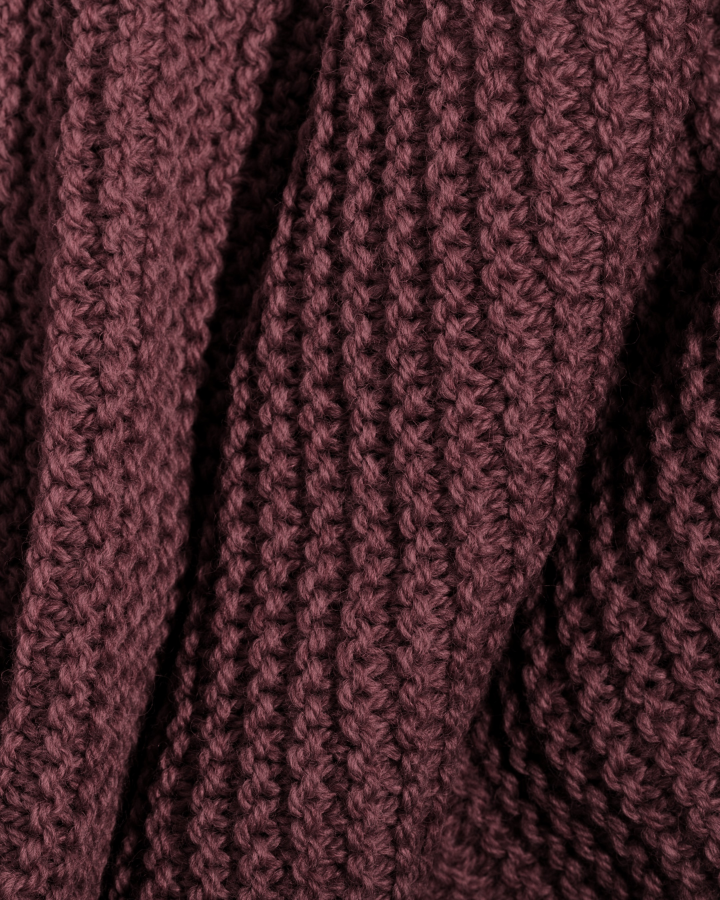
#> input picture concepts/term/img/knit_maroon.jpg, 2160 x 2700 px (shown at 1/3 size)
$ python hero_knit.py ../img/knit_maroon.jpg
#> lines starting #> are read from the running program, lines starting #| are printed output that depends on the picture; after the words box and inside, x2 and y2 are one past the last pixel; in counts of white or black regions, pixels touching at a corner belong together
"""Term hero (v3 screen): the phone lying top-down on a folded maroon school jumper.
The jumper is the uniform colour of the Form 2 card, so the prop and the product share one world.
Knit photo: Unsplash RZrVd3en1Dc (free licence), recoloured from grey-violet to uniform maroon.
Phone body, shadows and light are drawn by us; the screen is phone.html render(t).
The camera breathes in and out (1.000 -> 1.025 -> 1.000) so the 8 s loop closes on its first frame."""
import asyncio, sys, os, math, numpy as np, cv2
from playwright.async_api import async_playwright
H = os.path.dirname(os.path.abspath(__file__))
W, Hh, SS = 1080, 1350, 2
FPS, DUR = 30, 8.0
SW, SH, PAD, R = 432, 964, 13, 39          # screen size, bezel, outer radius = screen radius 26 + bezel 13
K = 0.86                                   # phone scale in the frame: leaves knit around it
CX, CY, ANG = 540, 680, -6.0               # phone centre and rotation (degrees)

def quad(w, h):
    """corners of a w x h rectangle centred on the phone, rotated, at SS scale"""
    a = math.radians(ANG); ca, sa = math.cos(a), math.sin(a)
    pts = []
    for x, y in [(-w/2, -h/2), (w/2, -h/2), (w/2, h/2), (-w/2, h/2)]:
        pts.append([(CX + K*(x*ca - y*sa))*SS, (CY + K*(x*sa + y*ca))*SS])
    return np.float32(pts)

def rrect(w, h, r, k=4):
    can = np.zeros((h*k, w*k), np.uint8); r *= k
    cv2.rectangle(can, (r, 0), (w*k-1-r, h*k-1), 255, -1)
    cv2.rectangle(can, (0, r), (w*k-1, h*k-1-r), 255, -1)
    for cx, cy in [(r, r), (w*k-1-r, r), (r, h*k-1-r), (w*k-1-r, h*k-1-r)]:
        cv2.circle(can, (cx, cy), r, 255, -1)
    return can

def warp(img, w, h, k=4, dst=None):
    src = np.float32([[0, 0], [w*k, 0], [w*k, h*k], [0, h*k]])
    M = cv2.getPerspectiveTransform(src, dst if dst is not None else quad(w, h))
    return cv2.warpPerspective(img, M, (W*SS, Hh*SS), flags=cv2.INTER_LINEAR)

# --- the set: knit, window light from the top left
knit = cv2.resize(cv2.imread(H + '/../img/knit_maroon.jpg'), (W*SS, Hh*SS), interpolation=cv2.INTER_AREA).astype(np.float32)/255
yy, xx = np.mgrid[0:Hh*SS, 0:W*SS].astype(np.float32)/SS
d = np.sqrt(((xx+120)/1500)**2 + ((yy+160)/1650)**2)
light = (1.18 - 0.62*np.clip(d, 0, 1.2))                               # bright corner, falls off to the bottom right
light *= 1 - 0.28*np.clip(np.sqrt(((xx-540)/760)**2 + ((yy-675)/900)**2) - 0.55, 0, 1)   # soft vignette
SET = np.clip(knit*light[..., None]*np.array([0.97, 0.99, 1.04]), 0, 1)  # a touch warm
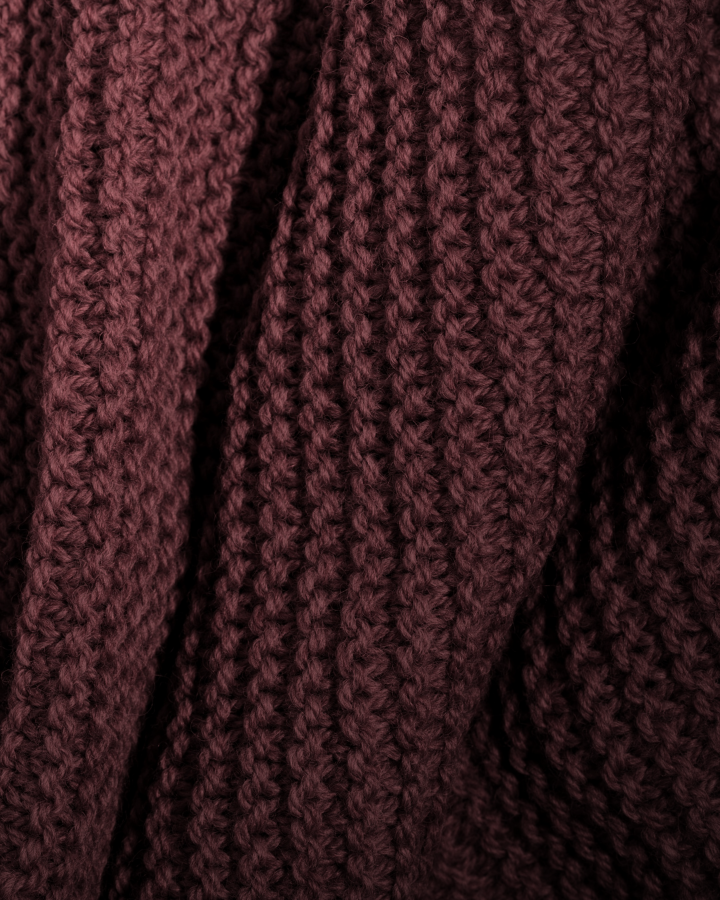
#> SET: shape (2700, 2160, 3) float64 (shown at 1/3 size); mean B, G, R 0.113, 0.104, 0.202

# --- phone body (outer), screen area, shadows
OW, OH = SW + 2*PAD, SH + 2*PAD
body = warp(rrect(OW, OH, R), OW, OH).astype(np.float32)/255
#> in rrect, `cv2.rectangle(can, (r, 0), (w*k-1-r, h*k-1), 255, -1)`: can: shape (3960, 1832); 83% white; 2 black regions, box (x1, y1, x2, y2) and area: (0, 0, 156, 3960) 617760, (1676, 0, 1832, 3960) 617760
#> in rrect, `cv2.rectangle(can, (0, r), (w*k-1, h*k-1-r), 255, -1)`: can: shape (3960, 1832); 98.7% white; 4 black regions, box (x1, y1, x2, y2) and area: (0, 0, 156, 156) 24336, (1676, 0, 1832, 156) 24336, (0, 3804, 156, 3960) 24336, (1676, 3804, 1832, 3960) 24336
#> after the loop in rrect, `for cx, cy in [(r, r), (w*k-1-r, r), (r, h*k-1-r), (w*k-1-r, h*k-1-r)]:`:
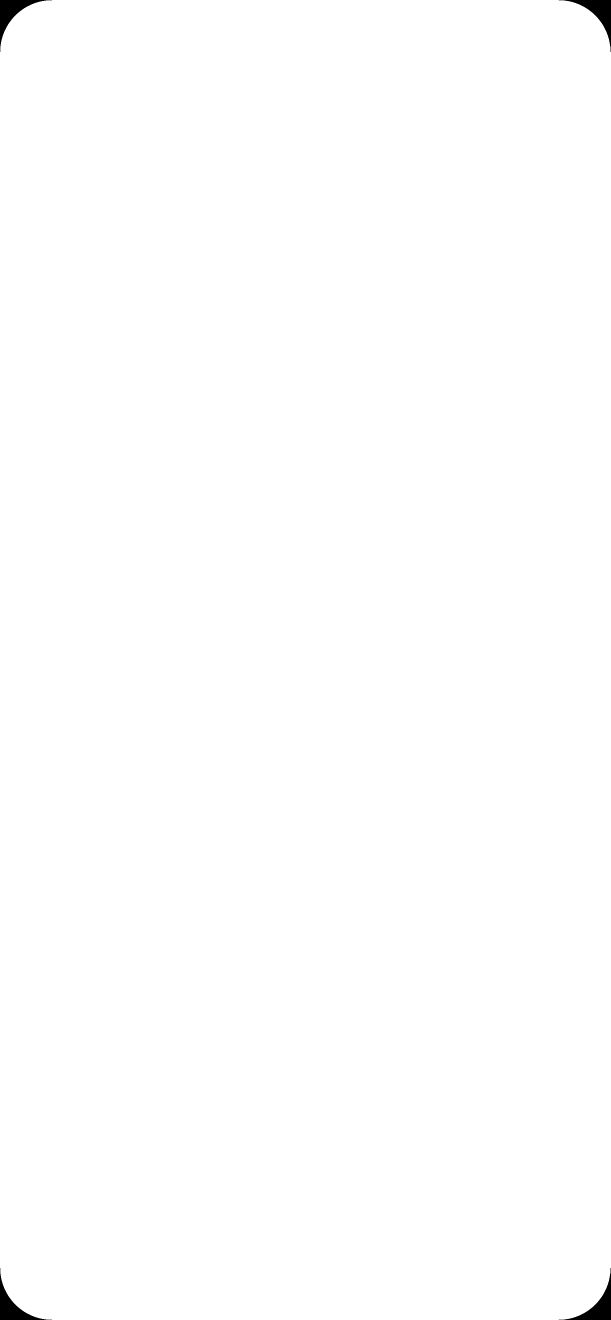
#> can: shape (3960, 1832) (shown at 1/3 size); 99.7% white; 4 black regions, box (x1, y1, x2, y2) and area: (0, 0, 156, 156) 5386, (1676, 0, 1832, 156) 5386, (0, 3804, 156, 3960) 5386, (1676, 3804, 1832, 3960) 5386
inner = warp(rrect(OW-4, OH-4, R-2), OW-4, OH-4).astype(np.float32)/255
#> call 2 of rrect, with w = 454, h = 986, r = 37, k = 4
#> in rrect (call 2), `cv2.rectangle(can, (r, 0), (w*k-1-r, h*k-1), 255, -1)`: can: shape (3944, 1816); 83.7% white; 2 black regions, box (x1, y1, x2, y2) and area: (0, 0, 148, 3944) 583712, (1668, 0, 1816, 3944) 583712
#> in rrect (call 2), `cv2.rectangle(can, (0, r), (w*k-1, h*k-1-r), 255, -1)`: can: shape (3944, 1816); 98.8% white; 4 black regions, box (x1, y1, x2, y2) and area: (0, 0, 148, 148) 21904, (1668, 0, 1816, 148) 21904, (0, 3796, 148, 3944) 21904, (1668, 3796, 1816, 3944) 21904
#> after the loop in rrect (call 2), `for cx, cy in [(r, r), (w*k-1-r, r), (r, h*k-1-r), (w*k-1-r, h*k-1-r)]:`:
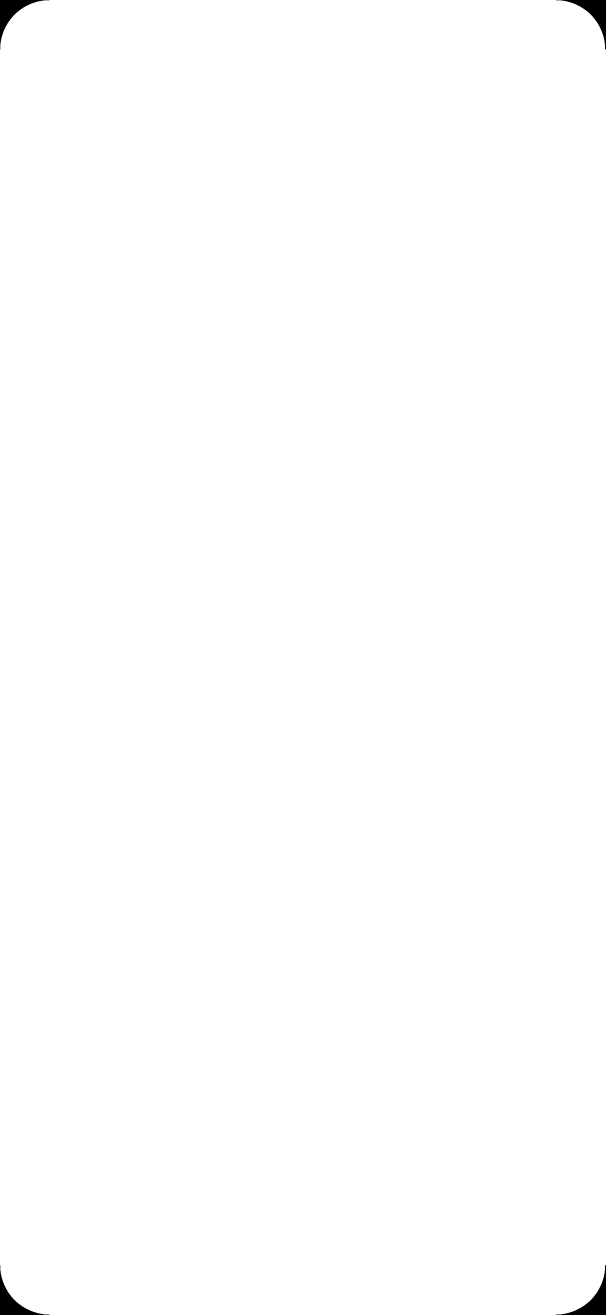
#> can: shape (3944, 1816) (shown at 1/3 size); 99.7% white; 4 black regions, box (x1, y1, x2, y2) and area: (0, 0, 148, 148) 4858, (1668, 0, 1816, 148) 4858, (0, 3796, 148, 3944) 4858, (1668, 3796, 1816, 3944) 4858
edge = np.clip(body - inner, 0, 1)                                     # thin metal band
# light hits the top-left edges of the band
gx, gy = (xx - CX), (yy - CY)
facing = np.clip(-(gx*0.6 + gy*0.8)/600, 0, 1)
BODYCOL = np.array([0.060, 0.058, 0.062])[None, None] + edge[..., None]*(0.10 + 0.40*facing[..., None])*np.array([0.85, 0.88, 0.95])
def shadow(dx, dy, blur, grow):
    s = warp(rrect(OW+grow, OH+grow, R+grow//2), OW+grow, OH+grow)
    M = np.float32([[1, 0, dx*K*SS], [0, 1, dy*K*SS]])
    s = cv2.warpAffine(s, M, (W*SS, Hh*SS)).astype(np.float32)/255
    return cv2.GaussianBlur(s, (0, 0), blur*SS)
SHADOW = 1 - (0.62*shadow(4, 6, 5, 0) + 0.48*shadow(30, 44, 34, 10))   # contact + window shadow
#> call 4 of rrect, with w = 468, h = 1000, r = 44, k = 4
#> in rrect (call 4), `cv2.rectangle(can, (r, 0), (w*k-1-r, h*k-1), 255, -1)`: can: shape (4000, 1872); 81.2% white; 2 black regions, box (x1, y1, x2, y2) and area: (0, 0, 176, 4000) 704000, (1696, 0, 1872, 4000) 704000
#> in rrect (call 4), `cv2.rectangle(can, (0, r), (w*k-1, h*k-1-r), 255, -1)`: can: shape (4000, 1872); 98.3% white; 4 black regions, box (x1, y1, x2, y2) and area: (0, 0, 176, 176) 30976, (1696, 0, 1872, 176) 30976, (0, 3824, 176, 4000) 30976, (1696, 3824, 1872, 4000) 30976
#> after the loop in rrect (call 4), `for cx, cy in [(r, r), (w*k-1-r, r), (r, h*k-1-r), (w*k-1-r, h*k-1-r)]:`:
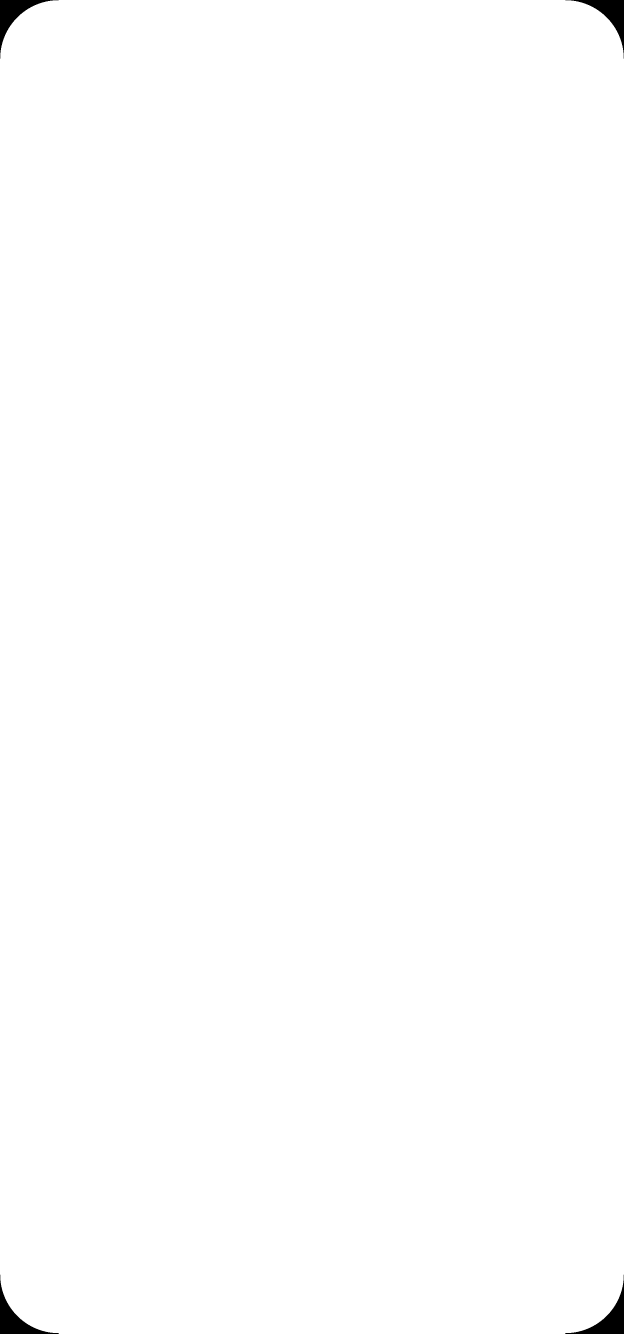
#> can: shape (4000, 1872) (shown at 1/3 size); 99.6% white; 4 black regions, box (x1, y1, x2, y2) and area: (0, 0, 176, 176) 6834, (1696, 0, 1872, 176) 6834, (0, 3824, 176, 4000) 6834, (1696, 3824, 1872, 4000) 6834
SHADOW = np.clip(SHADOW, 0.18, 1)
# fibres poke up around the phone edge: a few pixels of knit drawn over the frame where it is bright
fib = cv2.GaussianBlur(cv2.cvtColor((knit*255).astype(np.uint8), cv2.COLOR_BGR2GRAY).astype(np.float32)/255, (0, 0), 0.6)
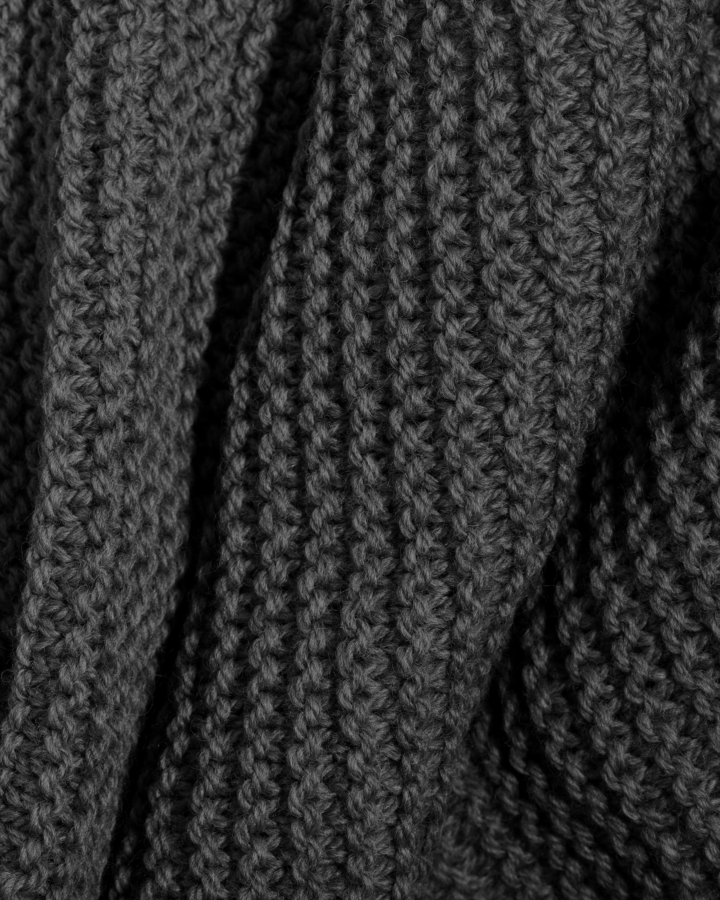
#> fib: shape (2700, 2160) float32 (shown at 1/3 size); min 0, max 0.573, mean 0.18
halo = np.clip(cv2.dilate(body, np.ones((5, 5), np.uint8)) - cv2.erode(body, np.ones((3, 3), np.uint8)), 0, 1)
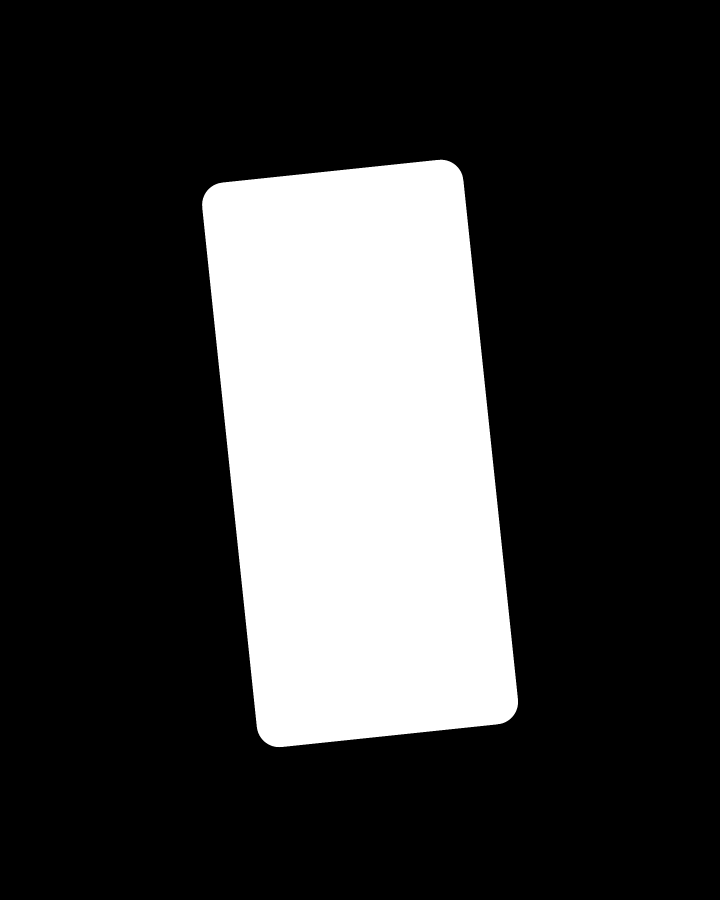
#> body: shape (2700, 2160) float32 (shown at 1/3 size); min 0, max 1, mean 0.229
FIB = np.clip((fib - 0.32)*4, 0, 1)*halo*0.55

# screen glare: one soft diagonal band, very faint
SQ = quad(SW, SH)
GL = np.clip(1 - np.abs((xx - CX)*0.75 + (yy - CY)*0.66 + 260)/170, 0, 1)*0.05

def comp(scr):
    out = SET*SHADOW[..., None]
    out = out*(1 - body[..., None]) + BODYCOL*body[..., None]
    h, w = scr.shape[:2]
    M = cv2.getPerspectiveTransform(np.float32([[0, 0], [w, 0], [w, h], [0, h]]), SQ)
    wp = cv2.warpPerspective(scr, M, (W*SS, Hh*SS), flags=cv2.INTER_LINEAR, borderValue=(0, 0, 0, 0)).astype(np.float32)/255
    a = wp[..., 3:4]; col = wp[..., :3]*0.96 + GL[..., None]*np.array([0.9, 0.95, 1.0])
    out = out*(1 - a) + col*a
    out = out*(1 - FIB[..., None]) + SET*FIB[..., None]
    return out

def camera(img, t):
    s = 1 + 0.025*(1 - math.cos(2*math.pi*t/DUR))/2
    M = cv2.getRotationMatrix2D((CX*SS, CY*SS), 0, s)
    img = cv2.warpAffine(img, M, (W*SS, Hh*SS), flags=cv2.INTER_LINEAR, borderMode=cv2.BORDER_REFLECT)
    return cv2.resize(img, (W, Hh), interpolation=cv2.INTER_AREA)

async def main():
    rng = np.random.default_rng(7)
#> (the run stopped early here; a loop or call above may not have finished)

$ run again, with concepts/term/img/classroom_ke.jpg copied over concepts/term/img/knit_maroon.jpg
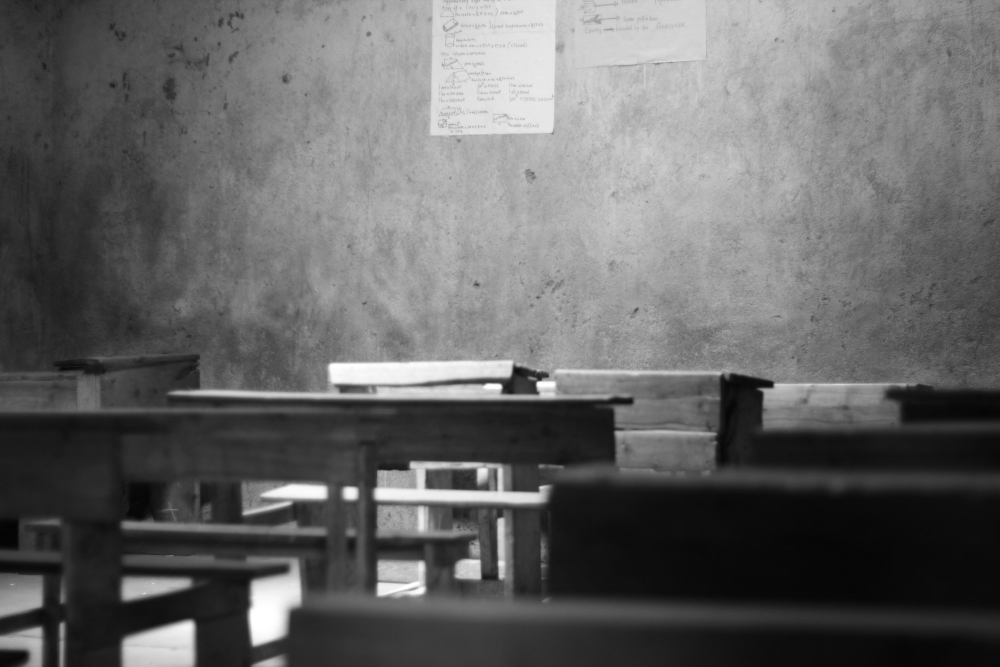
#> input picture concepts/term/img/classroom_ke.jpg, 2000 x 1333 px (shown at 1/2 size)
#> `SET = np.clip(knit*light[..., None]*np.array([0.97, 0.99, 1.04]), 0, 1)`:
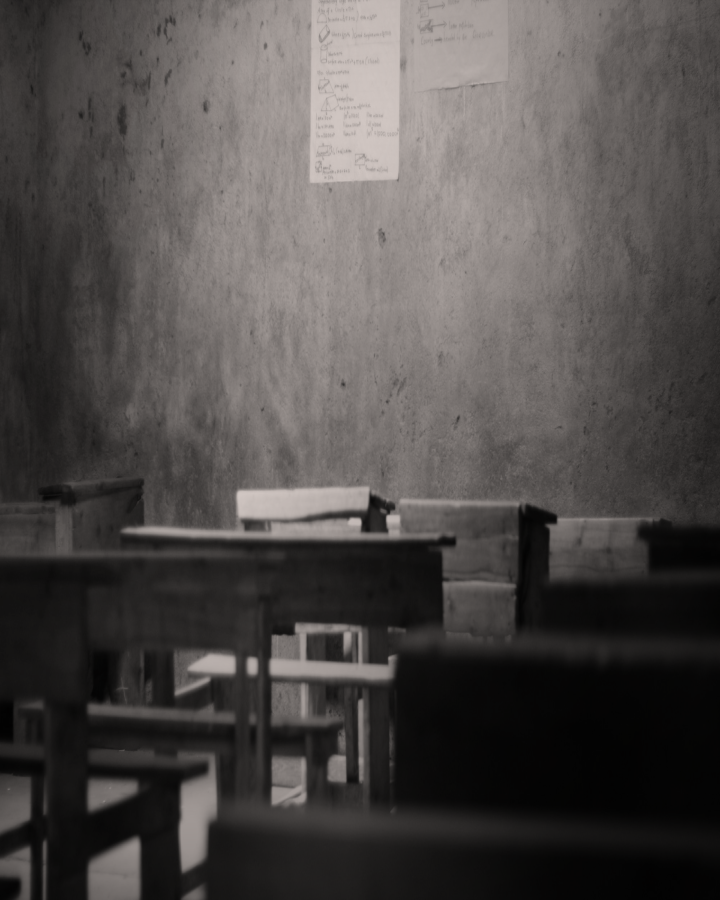
#> SET: shape (2700, 2160, 3) float64 (shown at 1/3 size); mean B, G, R 0.29, 0.296, 0.311
#> `FIB = np.clip((fib - 0.32)*4, 0, 1)*halo*0.55`:
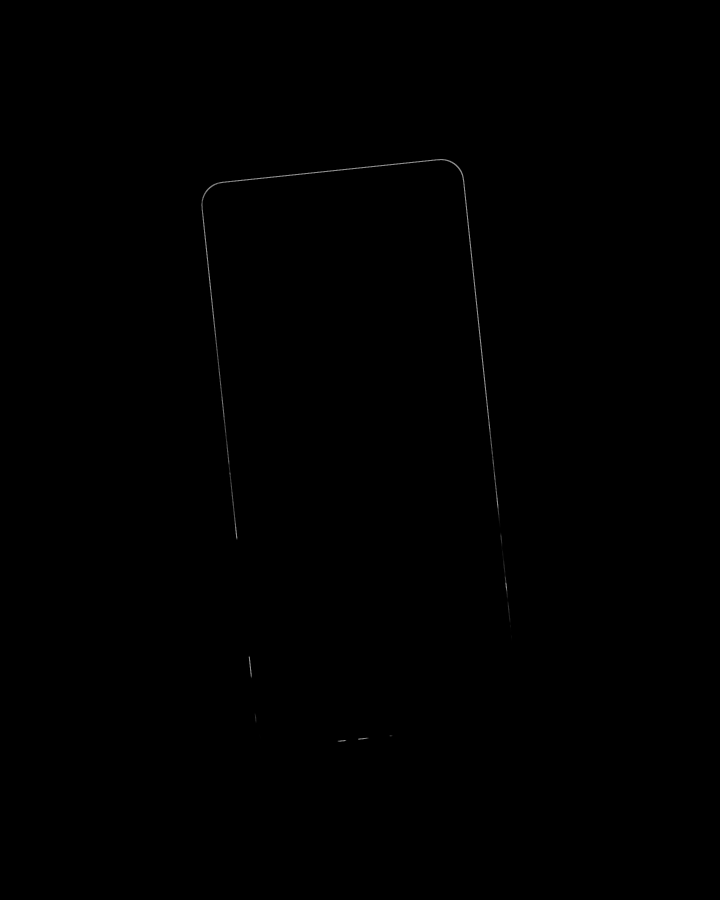
#> FIB: shape (2700, 2160) float32 (shown at 1/3 size); min 0, max 0.55, mean 0.000854
